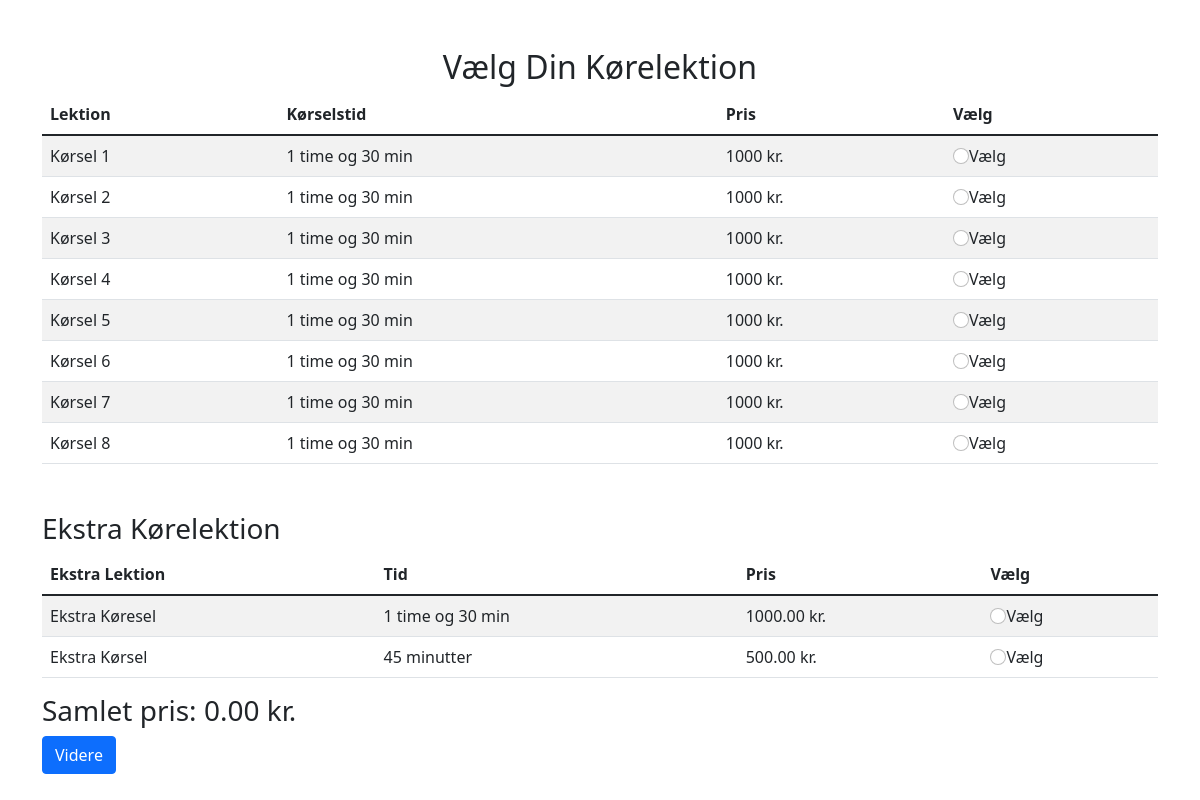
The page / on the database its author committed.
### tables this page shows
CREATE TABLE IF NOT EXISTS `korsel` (
  `KorselNavn` varchar(150) NOT NULL,
  `KorselsTid` varchar(150) NOT NULL,
  `KorselsPris` int NOT NULL,
  PRIMARY KEY (`KorselNavn`)
);

CREATE TABLE IF NOT EXISTS `koreselekstra` (
  `EkstraId` int NOT NULL AUTO_INCREMENT,
  `KorseEkstraNavn` varchar(100) NOT NULL,
  `KorseEkstraTid` varchar(50) NOT NULL,
  `KorseEkstraPris` decimal(10,2) NOT NULL,
  PRIMARY KEY (`EkstraId`)
);

### index.php (the view, shortened to what this page needs)
<?php
$servername = "mysql40.unoeuro.com";
$username = "campuskoreskole_dk";
$password = "db2pDhmB5akwc4nH3Fyx";
$dbname = "campuskoreskole_dk_db";
$conn = new mysqli($servername, $username, $password, $dbname);
$sql = "SELECT KorselNavn, KorselsTid, KorselsPris FROM korsel";
$result = $conn->query($sql);
$sql_ekstra = "SELECT KorseEkstraNavn, KorseEkstraTid, KorseEkstraPris FROM koreselekstra";
$result_ekstra = $conn->query($sql_ekstra);
?>
<!DOCTYPE html>
<html lang="da">
<head>
    <link rel="stylesheet" href="https://cdn.jsdelivr.net/npm/bootstrap@5.1.3/dist/css/bootstrap.min.css">
</head>
<body class="container mt-5">
<h2 class="text-center">Vælg Din Kørelektion</h2>
<form id="package-form" method="POST" action="selection.php">
    <table class="table table-striped">
        <thead>
        <tr>
            <th>Lektion</th>
            <th>Kørselstid</th>
            <th>Pris</th>
            <th>Vælg</th>
        </tr>
        </thead>
        <tbody>
        <?php
        if ($result->num_rows > 0) {
            while($row = $result->fetch_assoc()) {
                $uniqueId = uniqid('package_');
                echo "<tr>";
                echo "<td>" . ($row["KorselNavn"]) . "</td>";
                echo "<td>" . ($row["KorselsTid"]) . "</td>";
                echo "<td>" . ($row["KorselsPris"]) . " kr.</td>";
                echo "<td><input type='radio' name='packages' value='" . ($row["KorselNavn"]) . "' data-price='" . ($row["KorselsPris"]) . "' id='$uniqueId' class='form-check-input package-radio'>";
                echo "<label class='form-check-label' for='$uniqueId'>Vælg</label></td>";
                echo "</tr>";
            }
        } else {
            echo "<tr><td colspan='4' class='text-center'>Ingen data fundet</td></tr>";
        }
        ?>
        </tbody>
    </table>
    <h3 class="mt-5">Ekstra Kørelektion</h3>
    <table class="table table-striped">
        <thead>
        <tr>
            <th>Ekstra Lektion</th>
            <th>Tid</th>
            <th>Pris</th>
            <th>Vælg</th>
        </tr>
        </thead>
        <tbody>
        <?php
        if ($result_ekstra->num_rows > 0) {
            while($row_ekstra = $result_ekstra->fetch_assoc()) {
                $uniqueEkstraId = uniqid('extra_');
                echo "<tr>";
                echo "<td>" . ($row_ekstra["KorseEkstraNavn"]) . "</td>";
                echo "<td>" . ($row_ekstra["KorseEkstraTid"]) . "</td>";
                echo "<td>" . ($row_ekstra["KorseEkstraPris"]) . " kr.</td>";
                echo "<td><input type='radio' name='extras[]' value='" . ($row_ekstra["KorseEkstraNavn"]) . "' data-price='" . ($row_ekstra["KorseEkstraPris"]) . "' id='$uniqueEkstraId' class='form-check-input extra-radio'>";
                echo "<label class='form-check-label' for='$uniqueEkstraId'>Vælg</label></td>";
                echo "</tr>";
            }
        } else {
            echo "<tr><td colspan='4' class='text-center'>Ingen ekstra data fundet</td></tr>";
        }
        ?>
        </tbody>
    </table>
</form>
<form action="selection.php" method="post" id="continue-form">
    <h3>Samlet pris: <span id="total-price">0</span> kr.</h3>
    <button type="submit" class="btn btn-primary btn-block" id="continue-button">Videre</button>
</form>
</body>
</html>

### rows shown on the page
korsel: KorselNavn "Kørsel 1", KorselsTid "1 time og 30 min", KorselsPris "1000"
korsel: KorselNavn "Kørsel 2", KorselsTid "1 time og 30 min", KorselsPris "1000"
korsel: KorselNavn "Kørsel 3", KorselsTid "1 time og 30 min", KorselsPris "1000"
korsel: KorselNavn "Kørsel 4", KorselsTid "1 time og 30 min", KorselsPris "1000"
korsel: KorselNavn "Kørsel 5", KorselsTid "1 time og 30 min", KorselsPris "1000"
korsel: KorselNavn "Kørsel 6", KorselsTid "1 time og 30 min", KorselsPris "1000"
korsel: KorselNavn "Kørsel 7", KorselsTid "1 time og 30 min", KorselsPris "1000"
korsel: KorselNavn "Kørsel 8", KorselsTid "1 time og 30 min", KorselsPris "1000"
koreselekstra: KorseEkstraNavn "Ekstra Køresel", KorseEkstraTid "1 time og 30 min", KorseEkstraPris "1000.00"
koreselekstra: KorseEkstraNavn "Ekstra Kørsel", KorseEkstraTid "45 minutter", KorseEkstraPris "500.00"
